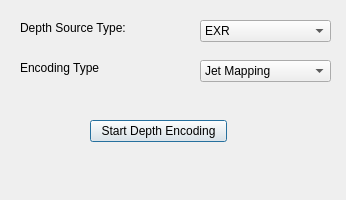
<?xml version="1.0" encoding="UTF-8"?>
<ui version="4.0">
 <class>DepthEncodingDialog</class>
 <widget class="QDialog" name="DepthEncodingDialog">
  <property name="geometry">
   <rect>
    <x>0</x>
    <y>0</y>
    <width>346</width>
    <height>200</height>
   </rect>
  </property>
  <property name="windowTitle">
   <string>Data Format</string>
  </property>
  <widget class="QPushButton" name="start_depth_encoding">
   <property name="geometry">
    <rect>
     <x>90</x>
     <y>120</y>
     <width>137</width>
     <height>22</height>
    </rect>
   </property>
   <property name="text">
    <string>Start Depth Encoding</string>
   </property>
  </widget>
  <widget class="QWidget" name="widget" native="true">
   <property name="geometry">
    <rect>
     <x>10</x>
     <y>0</y>
     <width>331</width>
     <height>111</height>
    </rect>
   </property>
   <widget class="QComboBox" name="depth_source_type">
    <property name="geometry">
     <rect>
      <x>190</x>
      <y>20</y>
      <width>131</width>
      <height>22</height>
     </rect>
    </property>
    <property name="currentIndex">
     <number>1</number>
    </property>
    <item>
     <property name="text">
      <string>None</string>
     </property>
    </item>
    <item>
     <property name="text">
      <string>EXR</string>
     </property>
    </item>
    <item>
     <property name="text">
      <string>IMAGE</string>
     </property>
    </item>
   </widget>
   <widget class="QLabel" name="label">
    <property name="geometry">
     <rect>
      <x>10</x>
      <y>20</y>
      <width>131</width>
      <height>16</height>
     </rect>
    </property>
    <property name="text">
     <string>Depth Source Type:</string>
    </property>
   </widget>
   <widget class="QLabel" name="label_2">
    <property name="geometry">
     <rect>
      <x>10</x>
      <y>60</y>
      <width>121</width>
      <height>16</height>
     </rect>
    </property>
    <property name="text">
     <string>Encoding Type</string>
    </property>
   </widget>
   <widget class="QComboBox" name="depth_encoding_type">
    <property name="geometry">
     <rect>
      <x>190</x>
      <y>60</y>
      <width>131</width>
      <height>22</height>
     </rect>
    </property>
    <property name="currentIndex">
     <number>1</number>
    </property>
    <item>
     <property name="text">
      <string>None</string>
     </property>
    </item>
    <item>
     <property name="text">
      <string>Jet Mapping</string>
     </property>
    </item>
    <item>
     <property name="text">
      <string>Surface Normal</string>
     </property>
    </item>
    <item>
     <property name="text">
      <string>HHA</string>
     </property>
    </item>
   </widget>
  </widget>
 </widget>
 <layoutdefault spacing="6" margin="11"/>
 <resources/>
 <connections/>
</ui>
